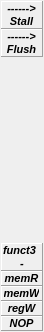
<?xml version="1.0" encoding="UTF-8"?>
<ui version="4.0">
 <class>PipelineReg</class>
 <widget class="QWidget" name="PipelineReg">
  <property name="geometry">
   <rect>
    <x>0</x>
    <y>0</y>
    <width>44</width>
    <height>332</height>
   </rect>
  </property>
  <property name="sizePolicy">
   <sizepolicy hsizetype="MinimumExpanding" vsizetype="Preferred">
    <horstretch>0</horstretch>
    <verstretch>0</verstretch>
   </sizepolicy>
  </property>
  <property name="windowTitle">
   <string>Form</string>
  </property>
  <layout class="QVBoxLayout" name="verticalLayout">
   <property name="spacing">
    <number>0</number>
   </property>
   <property name="leftMargin">
    <number>1</number>
   </property>
   <property name="topMargin">
    <number>1</number>
   </property>
   <property name="rightMargin">
    <number>1</number>
   </property>
   <property name="bottomMargin">
    <number>1</number>
   </property>
   <item>
    <widget class="QFrame" name="StallFrame">
     <property name="frameShape">
      <enum>QFrame::Panel</enum>
     </property>
     <property name="frameShadow">
      <enum>QFrame::Raised</enum>
     </property>
     <layout class="QGridLayout" name="gridLayout">
      <property name="leftMargin">
       <number>0</number>
      </property>
      <property name="topMargin">
       <number>0</number>
      </property>
      <property name="rightMargin">
       <number>0</number>
      </property>
      <property name="bottomMargin">
       <number>0</number>
      </property>
      <property name="spacing">
       <number>0</number>
      </property>
      <item row="1" column="0">
       <widget class="QLabel" name="StallLabel">
        <property name="sizePolicy">
         <sizepolicy hsizetype="Fixed" vsizetype="Minimum">
          <horstretch>0</horstretch>
          <verstretch>0</verstretch>
         </sizepolicy>
        </property>
        <property name="minimumSize">
         <size>
          <width>35</width>
          <height>0</height>
         </size>
        </property>
        <property name="maximumSize">
         <size>
          <width>30</width>
          <height>16777215</height>
         </size>
        </property>
        <property name="font">
         <font>
          <pointsize>8</pointsize>
          <weight>75</weight>
          <italic>true</italic>
          <bold>true</bold>
          <strikeout>false</strikeout>
          <kerning>true</kerning>
         </font>
        </property>
        <property name="autoFillBackground">
         <bool>false</bool>
        </property>
        <property name="text">
         <string>Stall</string>
        </property>
        <property name="alignment">
         <set>Qt::AlignCenter</set>
        </property>
       </widget>
      </item>
      <item row="0" column="0">
       <widget class="QLabel" name="StallArrow">
        <property name="sizePolicy">
         <sizepolicy hsizetype="Preferred" vsizetype="Minimum">
          <horstretch>0</horstretch>
          <verstretch>0</verstretch>
         </sizepolicy>
        </property>
        <property name="minimumSize">
         <size>
          <width>35</width>
          <height>0</height>
         </size>
        </property>
        <property name="font">
         <font>
          <pointsize>8</pointsize>
          <weight>75</weight>
          <italic>true</italic>
          <bold>true</bold>
          <strikeout>false</strikeout>
          <kerning>true</kerning>
         </font>
        </property>
        <property name="text">
         <string>------&gt;</string>
        </property>
        <property name="alignment">
         <set>Qt::AlignCenter</set>
        </property>
       </widget>
      </item>
     </layout>
    </widget>
   </item>
   <item>
    <widget class="QFrame" name="FlushFrame">
     <property name="frameShape">
      <enum>QFrame::Panel</enum>
     </property>
     <property name="frameShadow">
      <enum>QFrame::Raised</enum>
     </property>
     <layout class="QGridLayout" name="gridLayout_2">
      <property name="leftMargin">
       <number>0</number>
      </property>
      <property name="topMargin">
       <number>0</number>
      </property>
      <property name="rightMargin">
       <number>0</number>
      </property>
      <property name="bottomMargin">
       <number>0</number>
      </property>
      <property name="spacing">
       <number>0</number>
      </property>
      <item row="0" column="0">
       <widget class="QLabel" name="FlushArrow">
        <property name="sizePolicy">
         <sizepolicy hsizetype="Preferred" vsizetype="Minimum">
          <horstretch>0</horstretch>
          <verstretch>0</verstretch>
         </sizepolicy>
        </property>
        <property name="minimumSize">
         <size>
          <width>35</width>
          <height>0</height>
         </size>
        </property>
        <property name="font">
         <font>
          <pointsize>8</pointsize>
          <weight>75</weight>
          <italic>true</italic>
          <bold>true</bold>
          <strikeout>false</strikeout>
          <kerning>true</kerning>
         </font>
        </property>
        <property name="text">
         <string>------&gt;</string>
        </property>
        <property name="alignment">
         <set>Qt::AlignCenter</set>
        </property>
       </widget>
      </item>
      <item row="1" column="0">
       <widget class="QLabel" name="FlushLabel">
        <property name="sizePolicy">
         <sizepolicy hsizetype="Fixed" vsizetype="Minimum">
          <horstretch>0</horstretch>
          <verstretch>0</verstretch>
         </sizepolicy>
        </property>
        <property name="minimumSize">
         <size>
          <width>35</width>
          <height>0</height>
         </size>
        </property>
        <property name="maximumSize">
         <size>
          <width>30</width>
          <height>16777215</height>
         </size>
        </property>
        <property name="font">
         <font>
          <pointsize>8</pointsize>
          <weight>75</weight>
          <italic>true</italic>
          <bold>true</bold>
          <strikeout>false</strikeout>
          <kerning>true</kerning>
         </font>
        </property>
        <property name="autoFillBackground">
         <bool>false</bool>
        </property>
        <property name="text">
         <string>Flush</string>
        </property>
        <property name="alignment">
         <set>Qt::AlignCenter</set>
        </property>
       </widget>
      </item>
     </layout>
    </widget>
   </item>
   <item>
    <spacer name="verticalSpacer">
     <property name="font">
      <font>
       <pointsize>8</pointsize>
       <weight>75</weight>
       <italic>true</italic>
       <bold>true</bold>
       <strikeout>false</strikeout>
       <kerning>true</kerning>
      </font>
     </property>
     <property name="orientation">
      <enum>Qt::Vertical</enum>
     </property>
     <property name="sizeHint" stdset="0">
      <size>
       <width>20</width>
       <height>40</height>
      </size>
     </property>
    </spacer>
   </item>
   <item>
    <widget class="QFrame" name="Funct3">
     <property name="frameShape">
      <enum>QFrame::Panel</enum>
     </property>
     <property name="frameShadow">
      <enum>QFrame::Raised</enum>
     </property>
     <layout class="QGridLayout" name="gridLayout_7">
      <property name="leftMargin">
       <number>0</number>
      </property>
      <property name="topMargin">
       <number>0</number>
      </property>
      <property name="rightMargin">
       <number>0</number>
      </property>
      <property name="bottomMargin">
       <number>0</number>
      </property>
      <property name="spacing">
       <number>0</number>
      </property>
      <item row="0" column="0">
       <widget class="QLabel" name="Funct3Label">
        <property name="sizePolicy">
         <sizepolicy hsizetype="Fixed" vsizetype="Minimum">
          <horstretch>0</horstretch>
          <verstretch>0</verstretch>
         </sizepolicy>
        </property>
        <property name="minimumSize">
         <size>
          <width>35</width>
          <height>0</height>
         </size>
        </property>
        <property name="maximumSize">
         <size>
          <width>30</width>
          <height>16777215</height>
         </size>
        </property>
        <property name="font">
         <font>
          <pointsize>8</pointsize>
          <weight>75</weight>
          <italic>true</italic>
          <bold>true</bold>
          <strikeout>false</strikeout>
          <kerning>true</kerning>
         </font>
        </property>
        <property name="autoFillBackground">
         <bool>false</bool>
        </property>
        <property name="text">
         <string>funct3</string>
        </property>
        <property name="alignment">
         <set>Qt::AlignCenter</set>
        </property>
       </widget>
      </item>
      <item row="1" column="0">
       <widget class="QLabel" name="Funct3Val">
        <property name="sizePolicy">
         <sizepolicy hsizetype="Fixed" vsizetype="Minimum">
          <horstretch>0</horstretch>
          <verstretch>0</verstretch>
         </sizepolicy>
        </property>
        <property name="minimumSize">
         <size>
          <width>40</width>
          <height>0</height>
         </size>
        </property>
        <property name="maximumSize">
         <size>
          <width>30</width>
          <height>16777215</height>
         </size>
        </property>
        <property name="font">
         <font>
          <pointsize>8</pointsize>
          <weight>75</weight>
          <italic>true</italic>
          <bold>true</bold>
          <strikeout>false</strikeout>
          <kerning>true</kerning>
         </font>
        </property>
        <property name="autoFillBackground">
         <bool>false</bool>
        </property>
        <property name="text">
         <string>-</string>
        </property>
        <property name="alignment">
         <set>Qt::AlignCenter</set>
        </property>
       </widget>
      </item>
     </layout>
    </widget>
   </item>
   <item>
    <widget class="QFrame" name="MemRead">
     <property name="frameShape">
      <enum>QFrame::Panel</enum>
     </property>
     <property name="frameShadow">
      <enum>QFrame::Raised</enum>
     </property>
     <layout class="QGridLayout" name="gridLayout_6">
      <property name="leftMargin">
       <number>0</number>
      </property>
      <property name="topMargin">
       <number>0</number>
      </property>
      <property name="rightMargin">
       <number>0</number>
      </property>
      <property name="bottomMargin">
       <number>0</number>
      </property>
      <property name="spacing">
       <number>0</number>
      </property>
      <item row="0" column="0">
       <widget class="QLabel" name="MemReadLabel">
        <property name="sizePolicy">
         <sizepolicy hsizetype="Fixed" vsizetype="Minimum">
          <horstretch>0</horstretch>
          <verstretch>0</verstretch>
         </sizepolicy>
        </property>
        <property name="minimumSize">
         <size>
          <width>35</width>
          <height>0</height>
         </size>
        </property>
        <property name="maximumSize">
         <size>
          <width>30</width>
          <height>16777215</height>
         </size>
        </property>
        <property name="font">
         <font>
          <pointsize>8</pointsize>
          <weight>75</weight>
          <italic>true</italic>
          <bold>true</bold>
          <strikeout>false</strikeout>
          <kerning>true</kerning>
         </font>
        </property>
        <property name="autoFillBackground">
         <bool>false</bool>
        </property>
        <property name="text">
         <string>memR</string>
        </property>
        <property name="alignment">
         <set>Qt::AlignCenter</set>
        </property>
       </widget>
      </item>
     </layout>
    </widget>
   </item>
   <item>
    <widget class="QFrame" name="MemWrite">
     <property name="frameShape">
      <enum>QFrame::Panel</enum>
     </property>
     <property name="frameShadow">
      <enum>QFrame::Raised</enum>
     </property>
     <layout class="QGridLayout" name="gridLayout_5">
      <property name="leftMargin">
       <number>0</number>
      </property>
      <property name="topMargin">
       <number>0</number>
      </property>
      <property name="rightMargin">
       <number>0</number>
      </property>
      <property name="bottomMargin">
       <number>0</number>
      </property>
      <property name="spacing">
       <number>0</number>
      </property>
      <item row="0" column="0">
       <widget class="QLabel" name="MemWriteLabel">
        <property name="sizePolicy">
         <sizepolicy hsizetype="Fixed" vsizetype="Minimum">
          <horstretch>0</horstretch>
          <verstretch>0</verstretch>
         </sizepolicy>
        </property>
        <property name="minimumSize">
         <size>
          <width>35</width>
          <height>0</height>
         </size>
        </property>
        <property name="maximumSize">
         <size>
          <width>30</width>
          <height>16777215</height>
         </size>
        </property>
        <property name="font">
         <font>
          <pointsize>8</pointsize>
          <weight>75</weight>
          <italic>true</italic>
          <bold>true</bold>
          <strikeout>false</strikeout>
          <kerning>true</kerning>
         </font>
        </property>
        <property name="autoFillBackground">
         <bool>false</bool>
        </property>
        <property name="text">
         <string>memW</string>
        </property>
        <property name="alignment">
         <set>Qt::AlignCenter</set>
        </property>
       </widget>
      </item>
     </layout>
    </widget>
   </item>
   <item>
    <widget class="QFrame" name="RegWrite">
     <property name="frameShape">
      <enum>QFrame::Panel</enum>
     </property>
     <property name="frameShadow">
      <enum>QFrame::Raised</enum>
     </property>
     <layout class="QGridLayout" name="gridLayout_4">
      <property name="leftMargin">
       <number>0</number>
      </property>
      <property name="topMargin">
       <number>0</number>
      </property>
      <property name="rightMargin">
       <number>0</number>
      </property>
      <property name="bottomMargin">
       <number>0</number>
      </property>
      <property name="spacing">
       <number>0</number>
      </property>
      <item row="0" column="0">
       <widget class="QLabel" name="RegWriteLabel">
        <property name="sizePolicy">
         <sizepolicy hsizetype="Fixed" vsizetype="Minimum">
          <horstretch>0</horstretch>
          <verstretch>0</verstretch>
         </sizepolicy>
        </property>
        <property name="minimumSize">
         <size>
          <width>35</width>
          <height>0</height>
         </size>
        </property>
        <property name="maximumSize">
         <size>
          <width>30</width>
          <height>16777215</height>
         </size>
        </property>
        <property name="font">
         <font>
          <pointsize>8</pointsize>
          <weight>75</weight>
          <italic>true</italic>
          <bold>true</bold>
          <strikeout>false</strikeout>
          <kerning>true</kerning>
         </font>
        </property>
        <property name="autoFillBackground">
         <bool>false</bool>
        </property>
        <property name="text">
         <string>regW</string>
        </property>
        <property name="alignment">
         <set>Qt::AlignCenter</set>
        </property>
       </widget>
      </item>
     </layout>
    </widget>
   </item>
   <item>
    <widget class="QWidget" name="widget" native="true">
     <layout class="QVBoxLayout" name="verticalLayout_3">
      <property name="spacing">
       <number>0</number>
      </property>
      <property name="leftMargin">
       <number>0</number>
      </property>
      <property name="topMargin">
       <number>0</number>
      </property>
      <property name="rightMargin">
       <number>0</number>
      </property>
      <property name="bottomMargin">
       <number>0</number>
      </property>
     </layout>
    </widget>
   </item>
   <item>
    <widget class="QFrame" name="NOPFrame">
     <property name="frameShape">
      <enum>QFrame::Panel</enum>
     </property>
     <property name="frameShadow">
      <enum>QFrame::Raised</enum>
     </property>
     <layout class="QGridLayout" name="gridLayout_3">
      <property name="leftMargin">
       <number>0</number>
      </property>
      <property name="topMargin">
       <number>0</number>
      </property>
      <property name="rightMargin">
       <number>0</number>
      </property>
      <property name="bottomMargin">
       <number>0</number>
      </property>
      <property name="spacing">
       <number>0</number>
      </property>
      <item row="1" column="0">
       <widget class="QLabel" name="NOPLabel">
        <property name="sizePolicy">
         <sizepolicy hsizetype="Fixed" vsizetype="Minimum">
          <horstretch>0</horstretch>
          <verstretch>0</verstretch>
         </sizepolicy>
        </property>
        <property name="minimumSize">
         <size>
          <width>35</width>
          <height>0</height>
         </size>
        </property>
        <property name="maximumSize">
         <size>
          <width>30</width>
          <height>16777215</height>
         </size>
        </property>
        <property name="font">
         <font>
          <pointsize>8</pointsize>
          <weight>75</weight>
          <italic>true</italic>
          <bold>true</bold>
          <strikeout>false</strikeout>
          <kerning>true</kerning>
         </font>
        </property>
        <property name="autoFillBackground">
         <bool>false</bool>
        </property>
        <property name="text">
         <string>NOP</string>
        </property>
        <property name="alignment">
         <set>Qt::AlignCenter</set>
        </property>
       </widget>
      </item>
     </layout>
    </widget>
   </item>
  </layout>
 </widget>
 <resources/>
 <connections/>
</ui>
